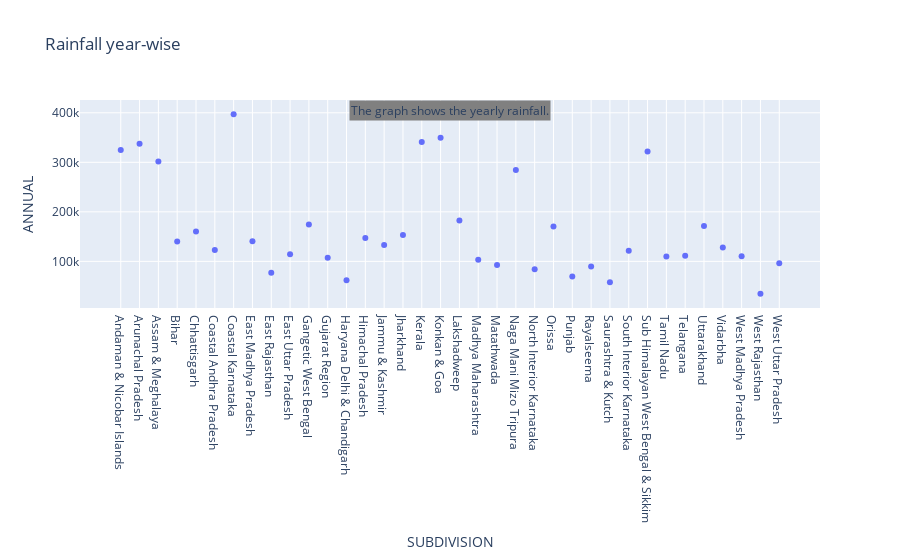

Notebook cell for this chart:
### Code cell
fig = px.scatter(grouped_obj, x=grouped_obj.index, y='ANNUAL', title='Rainfall year-wise')
conclusion = 'The graph shows the yearly rainfall.'
fig.add_annotation(text=conclusion, xref='paper', yref='paper', x=.5, y=1, bgcolor='grey', showarrow=False, font=dict(size=12))

### Figure 1 — Plotly figure (JSON) as saved in the notebook; plotly's stock layout.template omitted (floating-point values rounded to 4 significant figures)
{"data": [{"hovertemplate": "SUBDIVISION=%{x}<br>ANNUAL=%{y}<extra></extra>", "legendgroup": "", "marker": {"color": "#636efa", "symbol": "circle"}, "mode": "markers", "name": "", "orientation": "v", "showlegend": false, "type": "scatter", "x": ["Andaman & Nicobar Islands", "Arunachal Pradesh", "Assam & Meghalaya", "Bihar", "Chhattisgarh", "Coastal Andhra Pradesh", "Coastal Karnataka", "East Madhya Pradesh", "East Rajasthan", "East Uttar Pradesh", "Gangetic West Bengal", "Gujarat Region", "Haryana Delhi & Chandigarh", "Himachal Pradesh", "Jammu & Kashmir", "Jharkhand", "Kerala", "Konkan & Goa", "Lakshadweep", "Madhya Maharashtra", "Matathwada", "Naga Mani Mizo Tripura", "North Interior Karnataka", "Orissa", "Punjab", "Rayalseema", "Saurashtra & Kutch", "South Interior Karnataka", "Sub Himalayan West Bengal & Sikkim", "Tamil Nadu", "Telangana", "Uttarakhand", "Vidarbha", "West Madhya Pradesh", "West Rajasthan", "West Uttar Pradesh"], "xaxis": "x", "y": [325000.0, 337700.0, 301800.0, 140000.0, 160200.0, 122900.0, 397300.0, 140800.0, 76810.0, 114200.0, 174400.0, 107400.0, 61830.0, 147000.0, 133200.0, 153000.0, 340968, 349500.0, 182700.0, 103100.0, 92630.0, 284600.0, 83910.0, 170300.0, 69200.0, 89500.0, 58080.0, 121400.0, 321813, 110000.0, 111500.0, 171300.0, 127945, 110200.0, 34410.0, 96396], "yaxis": "y"}], "layout": {"annotations": [{"bgcolor": "grey", "font": {"size": 12}, "showarrow": false, "text": "The graph shows the yearly rainfall.", "x": 0.5, "xref": "paper", "y": 1, "yref": "paper"}], "legend": {"tracegroupgap": 0}, "title": {"text": "Rainfall year-wise"}, "xaxis": {"anchor": "y", "domain": [0, 1], "title": {"text": "SUBDIVISION"}}, "yaxis": {"anchor": "x", "domain": [0, 1], "title": {"text": "ANNUAL"}}}}
